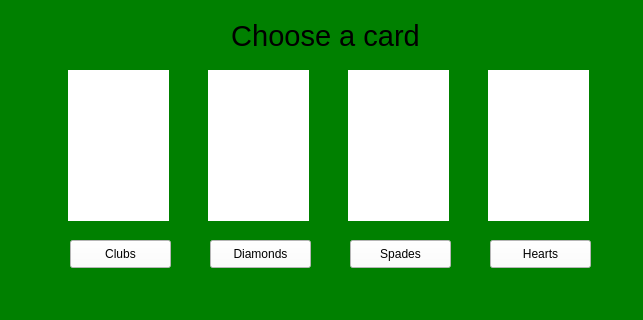
<?xml version="1.0" encoding="UTF-8"?>
<ui version="4.0">
 <class>Form</class>
 <widget class="QWidget" name="Form">
  <property name="geometry">
   <rect>
    <x>0</x>
    <y>0</y>
    <width>643</width>
    <height>320</height>
   </rect>
  </property>
  <property name="windowTitle">
   <string>Form</string>
  </property>
  <property name="styleSheet">
   <string notr="true">background-color: green;</string>
  </property>
  <widget class="QLabel" name="clubs">
   <property name="geometry">
    <rect>
     <x>68</x>
     <y>70</y>
     <width>101</width>
     <height>151</height>
    </rect>
   </property>
   <property name="styleSheet">
    <string notr="true">background-color: white;</string>
   </property>
   <property name="text">
    <string/>
   </property>
   <property name="pixmap">
    <pixmap>../../Shared Folder/images/png_old/queen_of_clubs.png</pixmap>
   </property>
   <property name="scaledContents">
    <bool>true</bool>
   </property>
  </widget>
  <widget class="QLabel" name="diamonds">
   <property name="geometry">
    <rect>
     <x>208</x>
     <y>70</y>
     <width>101</width>
     <height>151</height>
    </rect>
   </property>
   <property name="styleSheet">
    <string notr="true">background-color: white;</string>
   </property>
   <property name="text">
    <string/>
   </property>
   <property name="pixmap">
    <pixmap>../../Shared Folder/images/png_old/queen_of_diamonds.png</pixmap>
   </property>
   <property name="scaledContents">
    <bool>true</bool>
   </property>
  </widget>
  <widget class="QLabel" name="spades">
   <property name="geometry">
    <rect>
     <x>348</x>
     <y>70</y>
     <width>101</width>
     <height>151</height>
    </rect>
   </property>
   <property name="styleSheet">
    <string notr="true">background-color: white;</string>
   </property>
   <property name="text">
    <string/>
   </property>
   <property name="pixmap">
    <pixmap>../../Shared Folder/images/png_old/queen_of_spades.png</pixmap>
   </property>
   <property name="scaledContents">
    <bool>true</bool>
   </property>
  </widget>
  <widget class="QLabel" name="hearts">
   <property name="geometry">
    <rect>
     <x>488</x>
     <y>70</y>
     <width>101</width>
     <height>151</height>
    </rect>
   </property>
   <property name="styleSheet">
    <string notr="true">background-color: white;</string>
   </property>
   <property name="text">
    <string/>
   </property>
   <property name="pixmap">
    <pixmap>../../Shared Folder/images/png_old/queen_of_hearts.png</pixmap>
   </property>
   <property name="scaledContents">
    <bool>true</bool>
   </property>
  </widget>
  <widget class="QPushButton" name="choose_clubs">
   <property name="geometry">
    <rect>
     <x>70</x>
     <y>240</y>
     <width>101</width>
     <height>28</height>
    </rect>
   </property>
   <property name="styleSheet">
    <string notr="true">background-color: white;</string>
   </property>
   <property name="text">
    <string>Clubs</string>
   </property>
  </widget>
  <widget class="QPushButton" name="choose_diamonds">
   <property name="geometry">
    <rect>
     <x>210</x>
     <y>240</y>
     <width>101</width>
     <height>28</height>
    </rect>
   </property>
   <property name="styleSheet">
    <string notr="true">background-color: white;</string>
   </property>
   <property name="text">
    <string>Diamonds</string>
   </property>
  </widget>
  <widget class="QPushButton" name="choose_spades">
   <property name="geometry">
    <rect>
     <x>350</x>
     <y>240</y>
     <width>101</width>
     <height>28</height>
    </rect>
   </property>
   <property name="styleSheet">
    <string notr="true">background-color: white;</string>
   </property>
   <property name="text">
    <string>Spades</string>
   </property>
  </widget>
  <widget class="QPushButton" name="choose_hearts">
   <property name="geometry">
    <rect>
     <x>490</x>
     <y>240</y>
     <width>101</width>
     <height>28</height>
    </rect>
   </property>
   <property name="styleSheet">
    <string notr="true">background-color: white;</string>
   </property>
   <property name="text">
    <string>Hearts</string>
   </property>
  </widget>
  <widget class="QLabel" name="text">
   <property name="geometry">
    <rect>
     <x>190</x>
     <y>10</y>
     <width>271</width>
     <height>51</height>
    </rect>
   </property>
   <property name="font">
    <font>
     <pointsize>22</pointsize>
    </font>
   </property>
   <property name="text">
    <string>Choose a card</string>
   </property>
   <property name="alignment">
    <set>Qt::AlignCenter</set>
   </property>
  </widget>
 </widget>
 <resources/>
 <connections/>
</ui>
